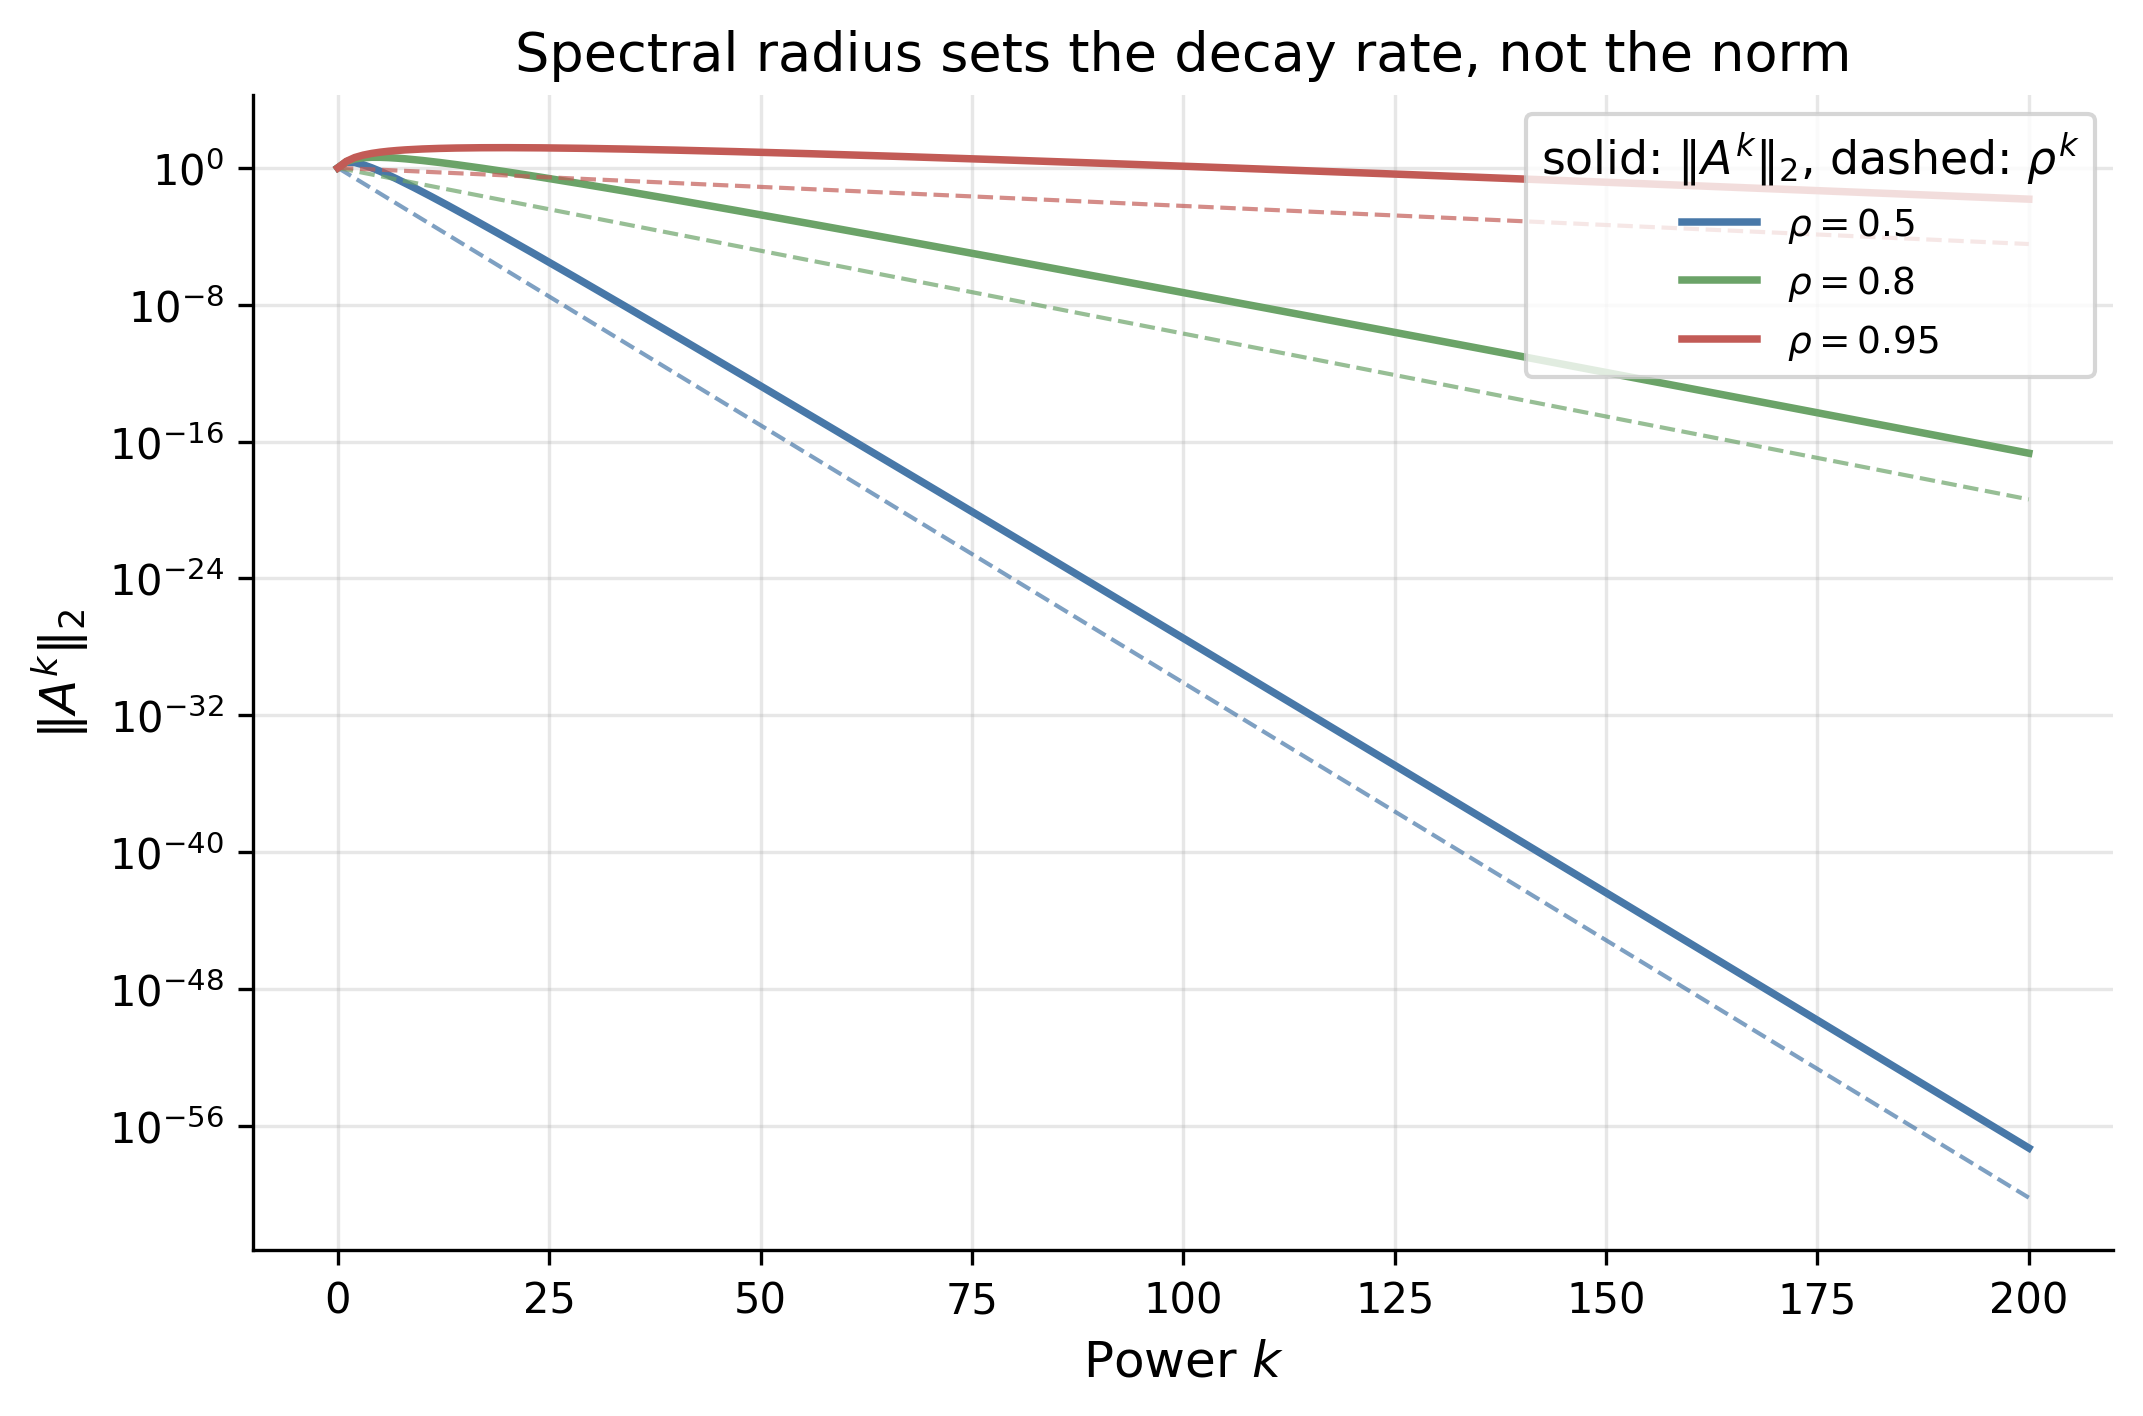

The Python source for this figure:
# Spectral Radius Governs Asymptotic Decay: rho(A) < 1 iff A^k -> 0
# Appendix A - Mathematical Preliminaries
# Powers of a matrix decay to zero exactly when its spectral radius is below 1. The decay
# rate is the spectral radius, not the norm: a non-normal matrix can have ||A|| > 1 yet
# still decay, after a transient. Illustrates Gelfand's formula ||A^k||^{1/k} -> rho(A).

import argparse
import os
import sys

sys.path.insert(0, os.path.join(os.path.dirname(__file__), "..", ".."))
from sims.sim_cache import compute_or_load, add_component_args, parse_force_set
from sims.plot_style import apply_style, COLORS, FIG_SINGLE

import numpy as np
import matplotlib

matplotlib.use("Agg")
import matplotlib.pyplot as plt

apply_style()

CACHE_DIR = os.path.join(os.path.dirname(__file__), "cache")
SCRIPT_NAME = "spectral_radius"
CONFIG = {
    "rhos": [0.5, 0.8, 0.95],
    "shear": 2.0,  # off-diagonal that makes A non-normal (norm > rho)
    "n_iters": 200,
    "version": 2,
}
OUTPUT_DIR = os.path.dirname(__file__)

RHO_COLORS = {0.5: COLORS["blue"], 0.8: COLORS["green"], 0.95: COLORS["red"]}


def make_matrix(rho, shear):
    """2x2 upper-triangular matrix with both eigenvalues = rho (so spectral radius = rho)
    and a large off-diagonal 'shear' that makes the operator 2-norm exceed rho."""
    return np.array([[rho, shear], [0.0, rho]])


def power_norms(A, n_iters):
    norms = np.zeros(n_iters + 1)
    M = np.eye(A.shape[0])
    norms[0] = np.linalg.norm(M, 2)
    for k in range(1, n_iters + 1):
        M = M @ A
        norms[k] = np.linalg.norm(M, 2)  # spectral (operator 2-) norm
    return norms


def _run():
    rhos = CONFIG["rhos"]
    shear = CONFIG["shear"]
    n_iters = CONFIG["n_iters"]
    print(f"Spectral radius vs norm: A = [[rho, {shear}], [0, rho]] (non-normal)")
    print(f"  rhos: {rhos}, iters: {n_iters}\n")
    results = {}
    for rho in rhos:
        A = make_matrix(rho, shear)
        norms = power_norms(A, n_iters)
        A_norm = np.linalg.norm(A, 2)
        peak = float(norms.max())
        peak_k = int(norms.argmax())
        # tail per-step decay ratio ||A^{k+1}|| / ||A^k|| over the last 30 steps -> rho
        ratios = norms[-30:] / norms[-31:-1]
        tail_ratio = float(ratios.mean())
        results[str(rho)] = {
            "norms": norms,
            "A_norm": float(A_norm),
            "peak": peak,
            "peak_k": peak_k,
            "tail_ratio": tail_ratio,
        }
        print(
            f"  rho={rho}: ||A||_2={A_norm:.3f}, transient peak={peak:.2f} at k={peak_k}, "
            f"tail decay ratio={tail_ratio:.4f} (-> rho)"
        )
    return {"results": results, "config": CONFIG}


def compute_data(force=None):
    force = force or set()
    return compute_or_load(
        CACHE_DIR, SCRIPT_NAME, "spectral", CONFIG, _run, force=("spectral" in force)
    )


def generate_outputs(data):
    results = data["results"]
    rhos = data["config"]["rhos"]
    fig, ax = plt.subplots(figsize=FIG_SINGLE)
    for rho in rhos:
        norms = results[str(rho)]["norms"]
        k = np.arange(len(norms))
        c = RHO_COLORS[rho]
        ax.semilogy(k, norms, color=c, linewidth=1.8, label=f"$\\rho = {rho}$")
        ax.semilogy(k, rho**k, color=c, linewidth=1.0, linestyle="--", alpha=0.7)
    ax.set_xlabel("Power $k$")
    ax.set_ylabel(r"$\|A^k\|_2$")
    ax.set_title("Spectral radius sets the decay rate, not the norm")
    ax.legend(loc="upper right", title="solid: $\\|A^k\\|_2$, dashed: $\\rho^k$")
    fig_path = os.path.join(OUTPUT_DIR, "spectral_radius.png")
    fig.savefig(fig_path, dpi=300, bbox_inches="tight")
    plt.close(fig)
    print(f"  Figure saved: {fig_path}")

    tex_path = os.path.join(OUTPUT_DIR, "spectral_radius.tex")
    with open(tex_path, "w") as f:
        f.write("\\begin{table}[h]\n\\centering\n")
        f.write(
            "\\caption{Powers of the non-normal matrix $A = \\left[\\begin{smallmatrix} "
            "\\rho & 2 \\\\ 0 & \\rho \\end{smallmatrix}\\right]$. The operator norm exceeds "
            "$\\rho$ and the powers first grow, yet they decay asymptotically at rate $\\rho$. "
            "The tail decay ratio $\\|A^{k+1}\\|/\\|A^k\\|$ approaches $\\rho$ from above, "
            "with a benign $+O(1/k)$ finite-sample bias.}\n"
        )
        f.write("\\label{tab:prelim_spectral_radius}\n")
        f.write("\\begin{tabular}{ccccc}\n\\hline\n")
        f.write(
            "$\\rho(A)$ & $\\|A\\|_2$ & Transient peak & at $k$ & Tail decay ratio \\\\\n"
        )
        f.write("\\hline\n")
        for rho in rhos:
            r = results[str(rho)]
            f.write(
                f"{rho} & {r['A_norm']:.3f} & {r['peak']:.2f} & {r['peak_k']} & {r['tail_ratio']:.4f} \\\\\n"
            )
        f.write("\\hline\n\\end{tabular}\n\\end{table}\n")
    print(f"  Table saved: {tex_path}")


def main():
    parser = argparse.ArgumentParser(description="Spectral radius governs decay")
    add_component_args(parser)
    args = parser.parse_args()
    force = parse_force_set(args)
    print("=" * 70)
    print("SPECTRAL RADIUS GOVERNS ASYMPTOTIC DECAY")
    print("=" * 70)
    print()
    if args.plots_only:
        generate_outputs(compute_data())
    elif args.data_only:
        compute_data(force=force)
    else:
        generate_outputs(compute_data(force=force))
    print("\nDone.")


if __name__ == "__main__":
    main()
